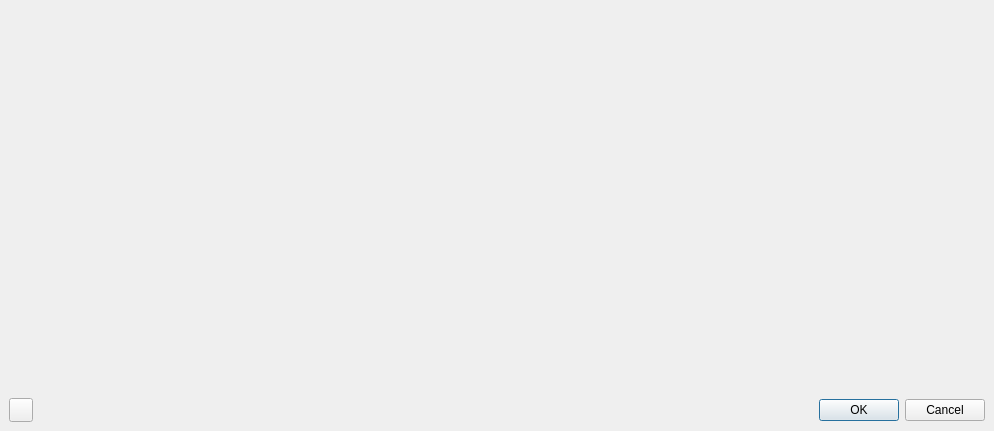
<?xml version="1.0" encoding="UTF-8"?>
<ui version="4.0">
 <class>CTG_InResultModelConfiguration</class>
 <widget class="QDialog" name="CTG_InResultModelConfiguration">
  <property name="geometry">
   <rect>
    <x>0</x>
    <y>0</y>
    <width>994</width>
    <height>431</height>
   </rect>
  </property>
  <property name="windowTitle">
   <string>Configuration des résultats d'entrée</string>
  </property>
  <layout class="QVBoxLayout" name="verticalLayout">
   <property name="spacing">
    <number>6</number>
   </property>
   <property name="leftMargin">
    <number>9</number>
   </property>
   <property name="topMargin">
    <number>9</number>
   </property>
   <property name="rightMargin">
    <number>9</number>
   </property>
   <property name="bottomMargin">
    <number>9</number>
   </property>
   <item>
    <layout class="QHBoxLayout" name="horizontalLayout">
     <property name="spacing">
      <number>1</number>
     </property>
     <item>
      <widget class="CTG_InResultModelPossibilities" name="inResultModelPossibilities" native="true">
       <property name="sizePolicy">
        <sizepolicy hsizetype="Preferred" vsizetype="Preferred">
         <horstretch>2</horstretch>
         <verstretch>0</verstretch>
        </sizepolicy>
       </property>
      </widget>
     </item>
    </layout>
   </item>
   <item>
    <widget class="QWidget" name="widget" native="true">
     <property name="sizePolicy">
      <sizepolicy hsizetype="Preferred" vsizetype="Fixed">
       <horstretch>0</horstretch>
       <verstretch>0</verstretch>
      </sizepolicy>
     </property>
     <layout class="QHBoxLayout" name="horizontalLayout_2">
      <property name="leftMargin">
       <number>0</number>
      </property>
      <property name="topMargin">
       <number>0</number>
      </property>
      <property name="rightMargin">
       <number>0</number>
      </property>
      <property name="bottomMargin">
       <number>0</number>
      </property>
      <item>
       <widget class="QPushButton" name="pb_capture">
        <property name="minimumSize">
         <size>
          <width>24</width>
          <height>24</height>
         </size>
        </property>
        <property name="maximumSize">
         <size>
          <width>24</width>
          <height>24</height>
         </size>
        </property>
        <property name="icon">
         <iconset resource="../../../icons.qrc">
          <normaloff>:/icons/screenshot.png</normaloff>:/icons/screenshot.png</iconset>
        </property>
       </widget>
      </item>
      <item>
       <widget class="QDialogButtonBox" name="buttonBox">
        <property name="orientation">
         <enum>Qt::Horizontal</enum>
        </property>
        <property name="standardButtons">
         <set>QDialogButtonBox::Cancel|QDialogButtonBox::Ok</set>
        </property>
       </widget>
      </item>
     </layout>
    </widget>
   </item>
  </layout>
 </widget>
 <customwidgets>
  <customwidget>
   <class>CTG_InResultModelPossibilities</class>
   <extends>QWidget</extends>
   <header>ct_model/inModel/views/ctg_inresultmodelpossibilities.h</header>
   <container>1</container>
  </customwidget>
 </customwidgets>
 <resources>
  <include location="../../../icons.qrc"/>
 </resources>
 <connections>
  <connection>
   <sender>buttonBox</sender>
   <signal>accepted()</signal>
   <receiver>CTG_InResultModelConfiguration</receiver>
   <slot>accept()</slot>
   <hints>
    <hint type="sourcelabel">
     <x>248</x>
     <y>254</y>
    </hint>
    <hint type="destinationlabel">
     <x>157</x>
     <y>274</y>
    </hint>
   </hints>
  </connection>
  <connection>
   <sender>buttonBox</sender>
   <signal>rejected()</signal>
   <receiver>CTG_InResultModelConfiguration</receiver>
   <slot>reject()</slot>
   <hints>
    <hint type="sourcelabel">
     <x>316</x>
     <y>260</y>
    </hint>
    <hint type="destinationlabel">
     <x>286</x>
     <y>274</y>
    </hint>
   </hints>
  </connection>
 </connections>
</ui>
